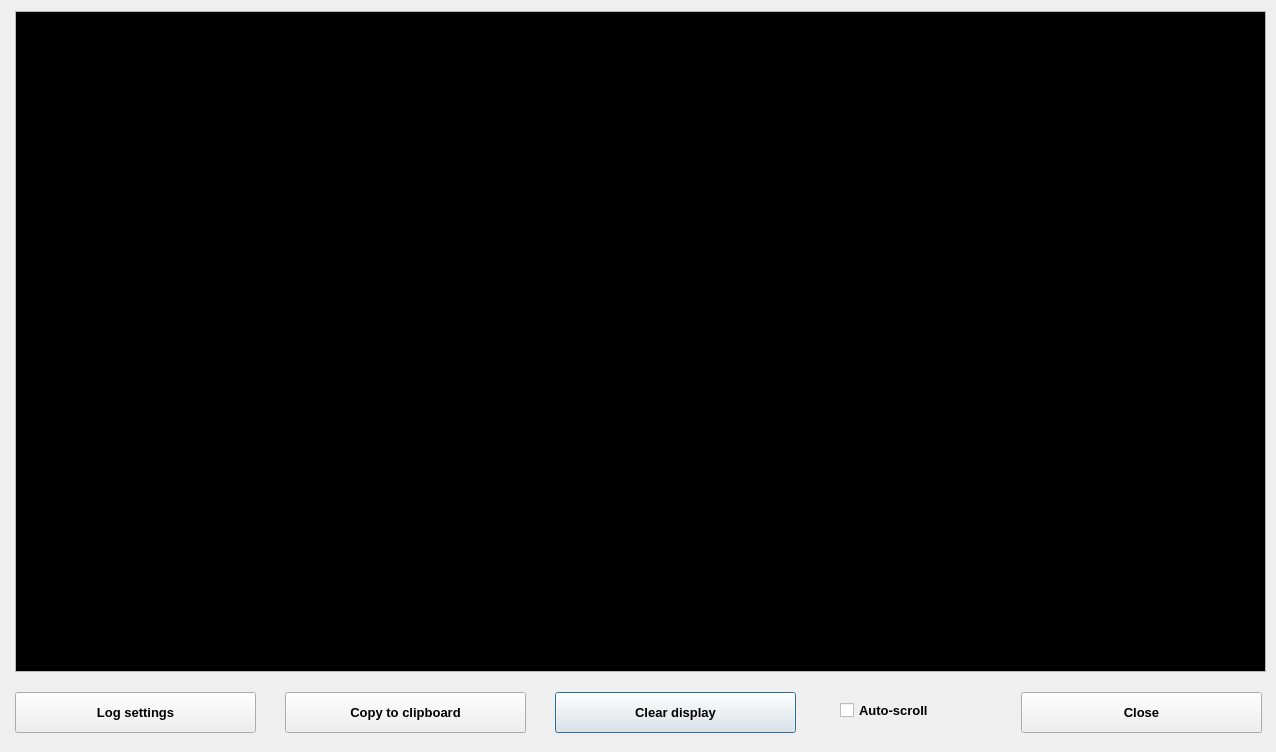
<?xml version="1.0" encoding="UTF-8"?>
<ui version="4.0">
 <class>LogOutput</class>
 <widget class="QDialog" name="LogOutput">
  <property name="geometry">
   <rect>
    <x>0</x>
    <y>0</y>
    <width>1276</width>
    <height>752</height>
   </rect>
  </property>
  <property name="windowTitle">
   <string>Log output</string>
  </property>
  <widget class="QTextBrowser" name="logOutputTextBrowser">
   <property name="geometry">
    <rect>
     <x>15</x>
     <y>11</y>
     <width>1251</width>
     <height>661</height>
    </rect>
   </property>
   <property name="palette">
    <palette>
     <active>
      <colorrole role="Text">
       <brush brushstyle="SolidPattern">
        <color alpha="255">
         <red>0</red>
         <green>139</green>
         <blue>0</blue>
        </color>
       </brush>
      </colorrole>
      <colorrole role="Base">
       <brush brushstyle="SolidPattern">
        <color alpha="255">
         <red>0</red>
         <green>0</green>
         <blue>0</blue>
        </color>
       </brush>
      </colorrole>
      <colorrole role="PlaceholderText">
       <brush brushstyle="SolidPattern">
        <color alpha="128">
         <red>0</red>
         <green>170</green>
         <blue>0</blue>
        </color>
       </brush>
      </colorrole>
     </active>
     <inactive>
      <colorrole role="Text">
       <brush brushstyle="SolidPattern">
        <color alpha="255">
         <red>0</red>
         <green>139</green>
         <blue>0</blue>
        </color>
       </brush>
      </colorrole>
      <colorrole role="Base">
       <brush brushstyle="SolidPattern">
        <color alpha="255">
         <red>0</red>
         <green>0</green>
         <blue>0</blue>
        </color>
       </brush>
      </colorrole>
      <colorrole role="PlaceholderText">
       <brush brushstyle="SolidPattern">
        <color alpha="128">
         <red>0</red>
         <green>170</green>
         <blue>0</blue>
        </color>
       </brush>
      </colorrole>
     </inactive>
     <disabled>
      <colorrole role="Text">
       <brush brushstyle="SolidPattern">
        <color alpha="255">
         <red>120</red>
         <green>120</green>
         <blue>120</blue>
        </color>
       </brush>
      </colorrole>
      <colorrole role="Base">
       <brush brushstyle="SolidPattern">
        <color alpha="255">
         <red>240</red>
         <green>240</green>
         <blue>240</blue>
        </color>
       </brush>
      </colorrole>
      <colorrole role="PlaceholderText">
       <brush brushstyle="SolidPattern">
        <color alpha="128">
         <red>0</red>
         <green>0</green>
         <blue>0</blue>
        </color>
       </brush>
      </colorrole>
     </disabled>
    </palette>
   </property>
   <property name="font">
    <font>
     <family>Terminal</family>
     <pointsize>6</pointsize>
     <weight>50</weight>
     <bold>false</bold>
    </font>
   </property>
   <property name="autoFillBackground">
    <bool>true</bool>
   </property>
   <property name="html">
    <string>&lt;!DOCTYPE HTML PUBLIC &quot;-//W3C//DTD HTML 4.0//EN&quot; &quot;http://www.w3.org/TR/REC-html40/strict.dtd&quot;&gt;
&lt;html&gt;&lt;head&gt;&lt;meta name=&quot;qrichtext&quot; content=&quot;1&quot; /&gt;&lt;style type=&quot;text/css&quot;&gt;
p, li { white-space: pre-wrap; }
&lt;/style&gt;&lt;/head&gt;&lt;body style=&quot; font-family:'Terminal'; font-size:6pt; font-weight:400; font-style:normal;&quot;&gt;
&lt;p style=&quot;-qt-paragraph-type:empty; margin-top:0px; margin-bottom:0px; margin-left:0px; margin-right:0px; -qt-block-indent:0; text-indent:0px;&quot;&gt;&lt;br /&gt;&lt;/p&gt;&lt;/body&gt;&lt;/html&gt;</string>
   </property>
  </widget>
  <widget class="QPushButton" name="logOutputClearPushButton">
   <property name="geometry">
    <rect>
     <x>555</x>
     <y>692</y>
     <width>241</width>
     <height>41</height>
    </rect>
   </property>
   <property name="font">
    <font>
     <pointsize>10</pointsize>
     <weight>75</weight>
     <bold>true</bold>
    </font>
   </property>
   <property name="text">
    <string>Clear display</string>
   </property>
  </widget>
  <widget class="QPushButton" name="logOutputCopyPushButton">
   <property name="geometry">
    <rect>
     <x>285</x>
     <y>692</y>
     <width>241</width>
     <height>41</height>
    </rect>
   </property>
   <property name="font">
    <font>
     <pointsize>10</pointsize>
     <weight>75</weight>
     <bold>true</bold>
    </font>
   </property>
   <property name="text">
    <string>Copy to clipboard</string>
   </property>
  </widget>
  <widget class="QPushButton" name="closePushButton">
   <property name="geometry">
    <rect>
     <x>1021</x>
     <y>692</y>
     <width>241</width>
     <height>41</height>
    </rect>
   </property>
   <property name="font">
    <font>
     <pointsize>10</pointsize>
     <weight>75</weight>
     <bold>true</bold>
    </font>
   </property>
   <property name="text">
    <string>Close</string>
   </property>
  </widget>
  <widget class="QCheckBox" name="logOutputScrollCheckBox">
   <property name="geometry">
    <rect>
     <x>840</x>
     <y>690</y>
     <width>141</width>
     <height>41</height>
    </rect>
   </property>
   <property name="font">
    <font>
     <pointsize>10</pointsize>
     <weight>75</weight>
     <bold>true</bold>
    </font>
   </property>
   <property name="text">
    <string>Auto-scroll</string>
   </property>
  </widget>
  <widget class="QPushButton" name="logOutputSettingsPushButton">
   <property name="geometry">
    <rect>
     <x>15</x>
     <y>692</y>
     <width>241</width>
     <height>41</height>
    </rect>
   </property>
   <property name="font">
    <font>
     <pointsize>10</pointsize>
     <weight>75</weight>
     <bold>true</bold>
    </font>
   </property>
   <property name="text">
    <string>Log settings</string>
   </property>
  </widget>
 </widget>
 <resources/>
 <connections/>
</ui>
